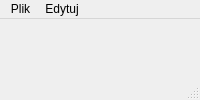
<?xml version="1.0" encoding="UTF-8"?>
<ui version="4.0">
 <class>MainWindow</class>
 <widget class="QMainWindow" name="MainWindow">
  <property name="windowTitle">
   <string>MainWindow</string>
  </property>
  <widget class="QWidget" name="centralwidget">
   <widget class="QPushButton" name="przycisk1">
    <property name="geometry">
     <rect>
      <x>140</x>
      <y>590</y>
      <width>131</width>
      <height>61</height>
     </rect>
    </property>
    <property name="cursor">
     <cursorShape>OpenHandCursor</cursorShape>
    </property>
    <property name="text">
     <string>cyk obrazek</string>
    </property>
   </widget>
   <widget class="QPushButton" name="przycisk2">
    <property name="geometry">
     <rect>
      <x>660</x>
      <y>590</y>
      <width>131</width>
      <height>61</height>
     </rect>
    </property>
    <property name="cursor">
     <cursorShape>OpenHandCursor</cursorShape>
    </property>
    <property name="text">
     <string>cyk autor</string>
    </property>
   </widget>
   <widget class="QLabel" name="napis">
    <property name="geometry">
     <rect>
      <x>330</x>
      <y>10</y>
      <width>301</width>
      <height>71</height>
     </rect>
    </property>
    <property name="font">
     <font>
      <pointsize>23</pointsize>
     </font>
    </property>
    <property name="text">
     <string>Obrazek</string>
    </property>
    <property name="alignment">
     <set>Qt::AlignCenter</set>
    </property>
   </widget>
   <widget class="QLabel" name="label">
    <property name="geometry">
     <rect>
      <x>130</x>
      <y>90</y>
      <width>801</width>
      <height>451</height>
     </rect>
    </property>
    <property name="text">
     <string/>
    </property>
    <property name="pixmap">
     <pixmap>imgs/obrazek.png</pixmap>
    </property>
    <property name="scaledContents">
     <bool>true</bool>
    </property>
   </widget>
  </widget>
  <widget class="QMenuBar" name="menubar">
   <property name="geometry">
    <rect>
     <x>0</x>
     <y>0</y>
     <width>1037</width>
     <height>26</height>
    </rect>
   </property>
   <widget class="QMenu" name="menuPlik">
    <property name="title">
     <string>Plik</string>
    </property>
    <addaction name="actionNowy"/>
    <addaction name="actionZapisz"/>
   </widget>
   <widget class="QMenu" name="menuEdytuj">
    <property name="title">
     <string>Edytuj</string>
    </property>
    <addaction name="actionKopiuj"/>
    <addaction name="actionWklej"/>
   </widget>
   <addaction name="menuPlik"/>
   <addaction name="menuEdytuj"/>
  </widget>
  <widget class="QStatusBar" name="statusbar"/>
  <action name="actionNowy">
   <property name="text">
    <string>Nowy</string>
   </property>
   <property name="statusTip">
    <string>wykonaj nowy pomiar</string>
   </property>
   <property name="shortcut">
    <string>Ctrl+N</string>
   </property>
  </action>
  <action name="actionZapisz">
   <property name="text">
    <string>Zapisz</string>
   </property>
   <property name="statusTip">
    <string>zapisz pomiary</string>
   </property>
   <property name="shortcut">
    <string>Ctrl+S</string>
   </property>
  </action>
  <action name="actionKopiuj">
   <property name="text">
    <string>Kopiuj</string>
   </property>
   <property name="statusTip">
    <string>kopiuj dane</string>
   </property>
   <property name="shortcut">
    <string>Ctrl+C</string>
   </property>
  </action>
  <action name="actionWklej">
   <property name="text">
    <string>Wklej</string>
   </property>
   <property name="statusTip">
    <string>wklej dane</string>
   </property>
   <property name="shortcut">
    <string>Ctrl+V</string>
   </property>
  </action>
 </widget>
 <resources/>
 <connections/>
</ui>
